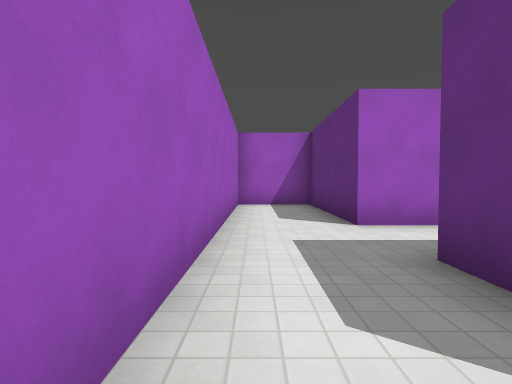
view 1 (above)

17 first-person views from a walk through a 3-D level made in the Godot game engine. The camera is 1.3 m above the floor, tilts 2° down and sees 80° across. The floor is counted in squares, 2 m on a side. Each view is taken from the middle of a square. On the plan, view 1 faces up. The plan holds only what a view shows up to about 10 squares ahead; the rest is blank. Surface patterns are stand-ins for the level's own textures.

view 2
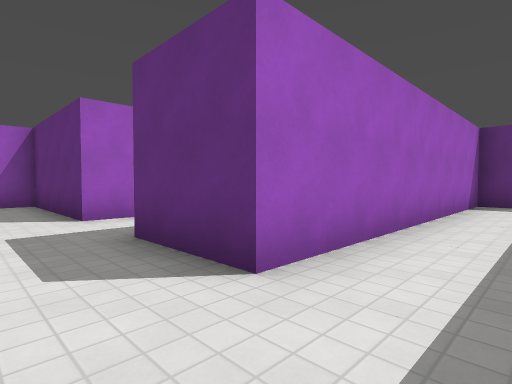

view 3
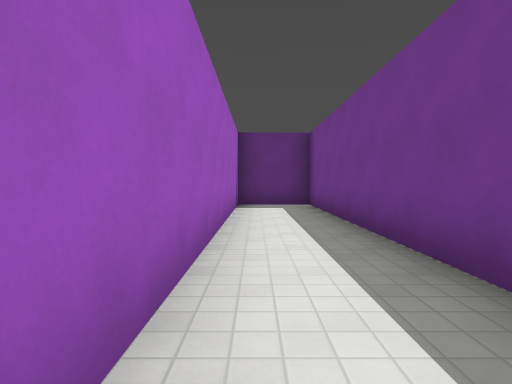

view 4
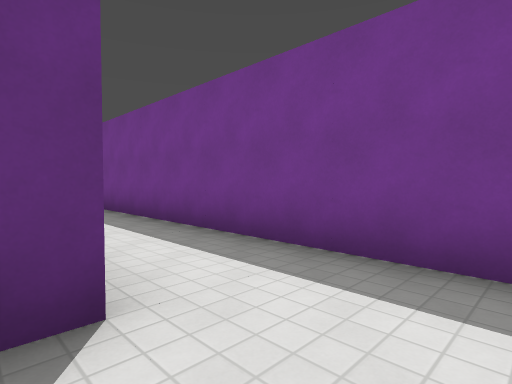

view 5
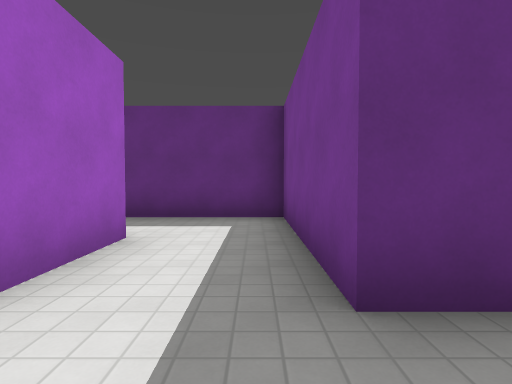

view 6
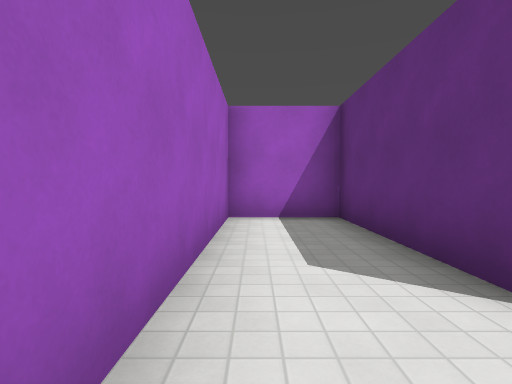

view 7
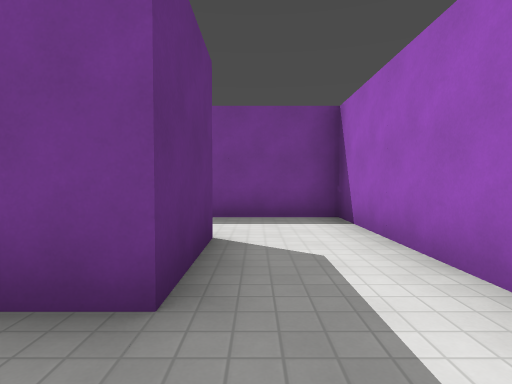

view 8
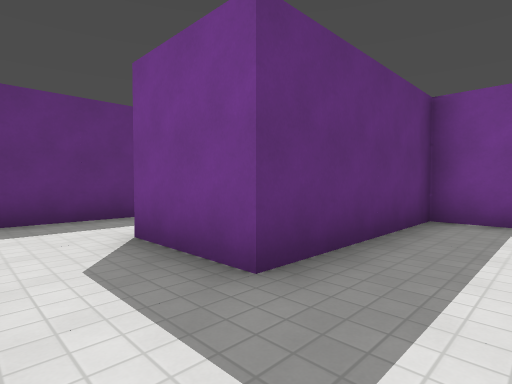

view 9
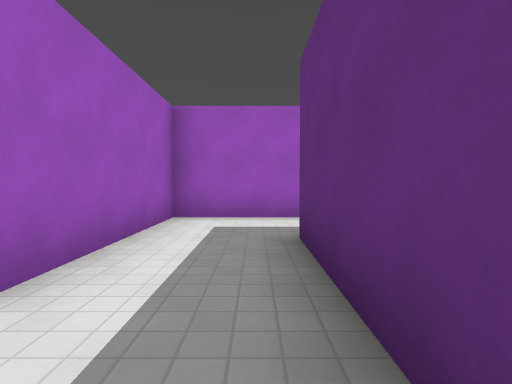

view 10
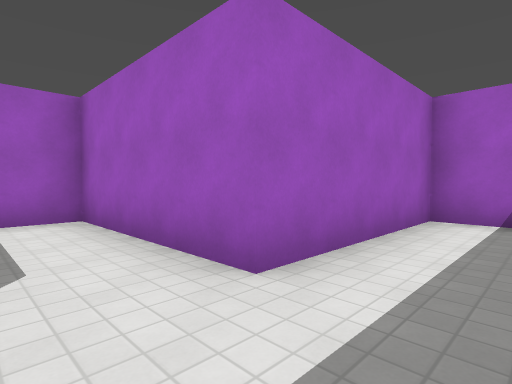

view 11
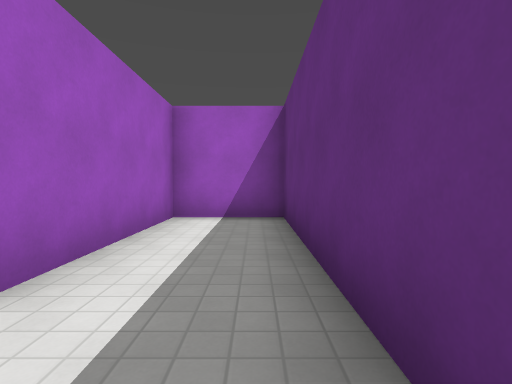

view 12
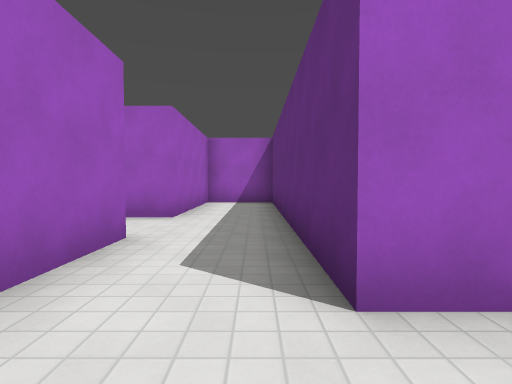

view 13
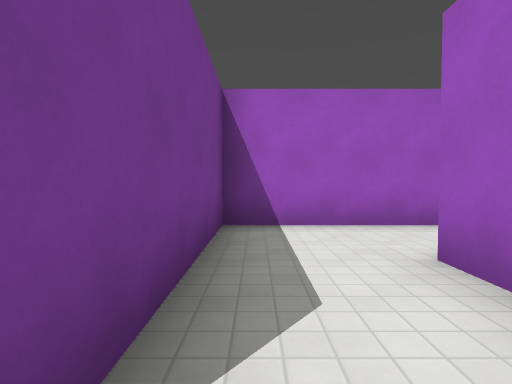

view 14
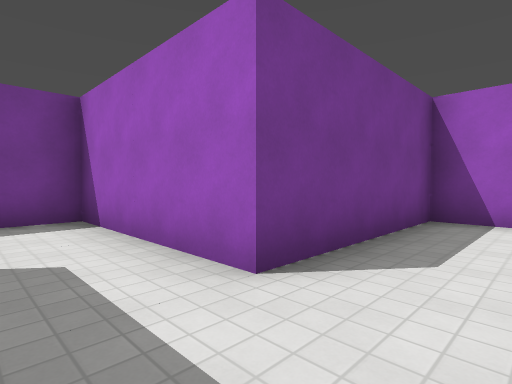

view 15
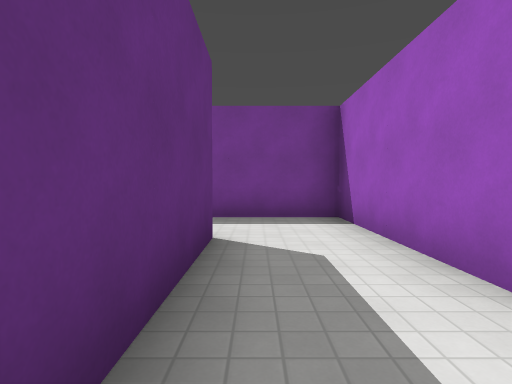

view 16
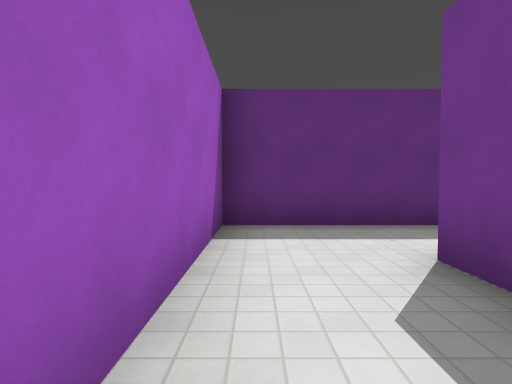

view 17
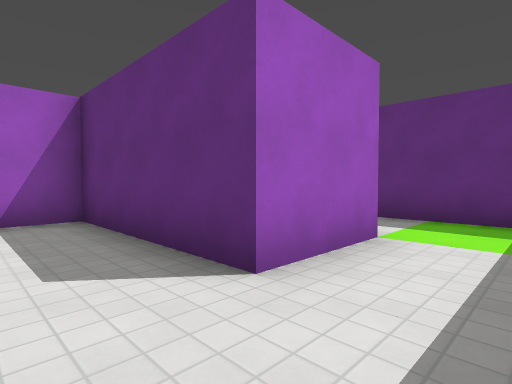

### Floor plan
Points are (right, up) in squares from view 1. A wall is a line through its corners. A room is listed if a view was taken in it or the views show most of it. See-through windows are left out.
Room 1 (views 1, 2, 3)
walls: (-0.5, 0.5) (-0.5, -1.5) (9.5, -1.5) (9.5, 0.5) (1.5, 0.5)
ways out: opening at (0.5, 1.5) to room 2
Room 2 (views 4, 5, 6, 7)
walls: (3.5, 4.5) (1.5, 4.5) (1.5, 8.5) (-0.5, 8.5) (-0.5, 0.5); (1.5, 0.5) (1.5, 2.5) (3.5, 2.5)
ways out: opening at (0.5, 1.5) to room 1; opening at (2.5, 3.5) to room 4
Room 3 (view 8)
walls: (5.5, 8.5) (3.5, 8.5) (3.5, 4.8); (5.5, 4.5) (5.5, 6.5)
ways out: opening at (4.5, 5.5) to room 4; opening at (6.5, 7.5) to room 5
Room 4 (view 9)
walls: (3.5, 2.5) (5.5, 2.5) (5.5, 4.5)
ways out: opening at (2.5, 3.5) to room 2; opening at (4.5, 5.5) to room 3
Room 5 (views 10, 11)
walls: (5.5, 6.5) (7.5, 6.5) (7.5, 4.5); (9.5, 4.5) (9.5, 12.5) (7.5, 12.5) (7.5, 8.5) (5.5, 8.5)
ways out: opening at (6.5, 7.5) to room 3; opening at (8.5, 5.5) to room 6
Room 6 (views 12, 16)
walls: (7.5, 4.5) (7.5, 2.5) (11.5, 2.5); (11.5, 4.5) (9.5, 4.5)
ways out: opening at (8.5, 5.5) to room 5; opening at (10.5, 3.5) to room 7
Room 7 (views 13, 14, 15)
walls: (11.5, 2.5) (11.5, 0.5); (13.5, 0.5) (13.5, 4.5) (11.5, 4.5)
ways out: opening at (10.5, 3.5) to room 6; opening at (12.5, 1.5) to room 8
Room 8 (view 17)
walls: (11.5, 0.5) (11.5, -1.5) (13.9, -1.5)
ways out: opening at (12.5, 1.5) to room 7; opening at (14.5, -0.5)

Positions as (right, up) in squares from view 1, and headings:
1: (0, 0), facing up
2: (0, -1), facing up-right
3: (1, 0), facing right
4: (0, 1), facing down-right
5: (0, 3), facing right
6: (0, 3), facing up
7: (1, 4), facing down
8: (4, 8), facing down-right
9: (5, 3), facing up
10: (9, 7), facing up-left
11: (9, 7), facing up
12: (9, 3), facing up
13: (12, 3), facing left
14: (13, 4), facing down-left
15: (13, 4), facing down
16: (9, 4), facing right
17: (12, -1), facing up-right
